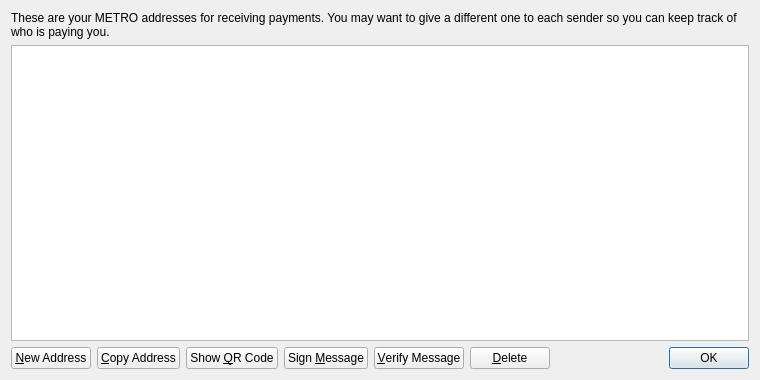
<?xml version="1.0" encoding="UTF-8"?>
<ui version="4.0">
 <class>AddressBookPage</class>
 <widget class="QWidget" name="AddressBookPage">
  <property name="geometry">
   <rect>
    <x>0</x>
    <y>0</y>
    <width>760</width>
    <height>380</height>
   </rect>
  </property>
  <property name="windowTitle">
   <string>Address Book</string>
  </property>
  <layout class="QVBoxLayout" name="verticalLayout">
   <item>
    <widget class="QLabel" name="labelExplanation">
     <property name="text">
      <string>These are your METRO addresses for receiving payments. You may want to give a different one to each sender so you can keep track of who is paying you.</string>
     </property>
     <property name="textFormat">
      <enum>Qt::PlainText</enum>
     </property>
     <property name="wordWrap">
      <bool>true</bool>
     </property>
    </widget>
   </item>
   <item>
    <widget class="QTableView" name="tableView">
     <property name="contextMenuPolicy">
      <enum>Qt::CustomContextMenu</enum>
     </property>
     <property name="toolTip">
      <string>Double-click to edit address or label</string>
     </property>
     <property name="tabKeyNavigation">
      <bool>false</bool>
     </property>
     <property name="alternatingRowColors">
      <bool>true</bool>
     </property>
     <property name="selectionMode">
      <enum>QAbstractItemView::SingleSelection</enum>
     </property>
     <property name="selectionBehavior">
      <enum>QAbstractItemView::SelectRows</enum>
     </property>
     <property name="sortingEnabled">
      <bool>true</bool>
     </property>
     <attribute name="verticalHeaderVisible">
      <bool>false</bool>
     </attribute>
    </widget>
   </item>
   <item>
    <layout class="QHBoxLayout" name="horizontalLayout">
     <item>
      <widget class="QPushButton" name="newAddressButton">
       <property name="toolTip">
        <string>Create a new address</string>
       </property>
       <property name="text">
        <string>&amp;New Address</string>
       </property>
       <property name="icon">
        <iconset resource="../bitcoin.qrc">
         <normaloff>:/icons/add</normaloff>:/icons/add</iconset>
       </property>
      </widget>
     </item>
     <item>
      <widget class="QPushButton" name="copyToClipboard">
       <property name="toolTip">
        <string>Copy the currently selected address to the system clipboard</string>
       </property>
       <property name="text">
        <string>&amp;Copy Address</string>
       </property>
       <property name="icon">
        <iconset resource="../bitcoin.qrc">
         <normaloff>:/icons/editcopy</normaloff>:/icons/editcopy</iconset>
       </property>
      </widget>
     </item>
     <item>
      <widget class="QPushButton" name="showQRCode">
       <property name="text">
        <string>Show &amp;QR Code</string>
       </property>
       <property name="icon">
        <iconset resource="../bitcoin.qrc">
         <normaloff>:/icons/qrcode</normaloff>:/icons/qrcode</iconset>
       </property>
      </widget>
     </item>
     <item>
      <widget class="QPushButton" name="signMessage">
       <property name="toolTip">
        <string>Sign a message to prove you own a METRO address</string>
       </property>
       <property name="text">
        <string>Sign &amp;Message</string>
       </property>
       <property name="icon">
        <iconset resource="../bitcoin.qrc">
         <normaloff>:/icons/edit</normaloff>:/icons/edit</iconset>
       </property>
      </widget>
     </item>
     <item>
      <widget class="QPushButton" name="verifyMessage">
       <property name="toolTip">
        <string>Verify a message to ensure it was signed with a specified METRO address</string>
       </property>
       <property name="text">
        <string>&amp;Verify Message</string>
       </property>
       <property name="icon">
        <iconset resource="../bitcoin.qrc">
         <normaloff>:/icons/transaction_0</normaloff>:/icons/transaction_0</iconset>
       </property>
      </widget>
     </item>
     <item>
      <widget class="QPushButton" name="deleteButton">
       <property name="toolTip">
        <string>Delete the currently selected address from the list</string>
       </property>
       <property name="text">
        <string>&amp;Delete</string>
       </property>
       <property name="icon">
        <iconset resource="../bitcoin.qrc">
         <normaloff>:/icons/remove</normaloff>:/icons/remove</iconset>
       </property>
      </widget>
     </item>
     <item>
      <spacer name="horizontalSpacer">
       <property name="orientation">
        <enum>Qt::Horizontal</enum>
       </property>
       <property name="sizeHint" stdset="0">
        <size>
         <width>40</width>
         <height>20</height>
        </size>
       </property>
      </spacer>
     </item>
     <item>
      <widget class="QDialogButtonBox" name="buttonBox">
       <property name="sizePolicy">
        <sizepolicy hsizetype="Maximum" vsizetype="Fixed">
         <horstretch>0</horstretch>
         <verstretch>0</verstretch>
        </sizepolicy>
       </property>
       <property name="standardButtons">
        <set>QDialogButtonBox::Ok</set>
       </property>
      </widget>
     </item>
    </layout>
   </item>
  </layout>
 </widget>
 <resources>
  <include location="../bitcoin.qrc"/>
 </resources>
 <connections/>
</ui>
